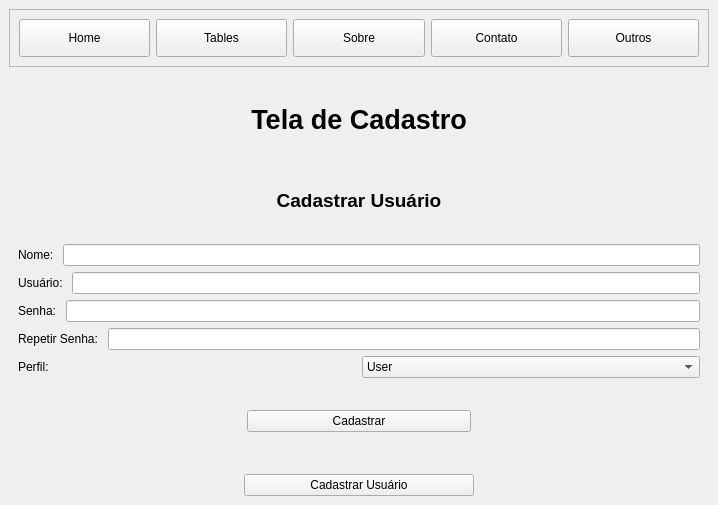
<?xml version="1.0" encoding="UTF-8"?>
<ui version="4.0">
 <class>MainWindow</class>
 <widget class="QMainWindow" name="MainWindow">
  <property name="geometry">
   <rect>
    <x>0</x>
    <y>0</y>
    <width>718</width>
    <height>505</height>
   </rect>
  </property>
  <property name="windowTitle">
   <string>MainWindow</string>
  </property>
  <widget class="QWidget" name="centralwidget">
   <layout class="QVBoxLayout" name="verticalLayout_2">
    <item>
     <widget class="QFrame" name="frame">
      <property name="frameShape">
       <enum>QFrame::StyledPanel</enum>
      </property>
      <property name="frameShadow">
       <enum>QFrame::Raised</enum>
      </property>
      <layout class="QHBoxLayout" name="horizontalLayout">
       <item>
        <widget class="QPushButton" name="btn_home">
         <property name="styleSheet">
          <string notr="true">height: 30px</string>
         </property>
         <property name="text">
          <string>Home</string>
         </property>
        </widget>
       </item>
       <item>
        <widget class="QPushButton" name="btn_tables">
         <property name="styleSheet">
          <string notr="true">height: 30px</string>
         </property>
         <property name="text">
          <string>Tables</string>
         </property>
        </widget>
       </item>
       <item>
        <widget class="QPushButton" name="btn_sobre">
         <property name="styleSheet">
          <string notr="true">height: 30px</string>
         </property>
         <property name="text">
          <string>Sobre</string>
         </property>
        </widget>
       </item>
       <item>
        <widget class="QPushButton" name="btn_contato">
         <property name="styleSheet">
          <string notr="true">height: 30px</string>
         </property>
         <property name="text">
          <string>Contato</string>
         </property>
        </widget>
       </item>
       <item>
        <widget class="QPushButton" name="btn_outros">
         <property name="styleSheet">
          <string notr="true">height: 30px</string>
         </property>
         <property name="text">
          <string>Outros</string>
         </property>
        </widget>
       </item>
      </layout>
     </widget>
    </item>
    <item>
     <widget class="QStackedWidget" name="pages">
      <property name="currentIndex">
       <number>2</number>
      </property>
      <widget class="QWidget" name="page_tables">
       <layout class="QVBoxLayout" name="verticalLayout_8">
        <item>
         <widget class="QTabWidget" name="tabWidget">
          <property name="currentIndex">
           <number>0</number>
          </property>
          <widget class="QWidget" name="tables">
           <attribute name="title">
            <string>TreeWidget</string>
           </attribute>
           <layout class="QVBoxLayout" name="verticalLayout_7">
            <item>
             <layout class="QHBoxLayout" name="horizontalLayout_3">
              <item>
               <widget class="QLineEdit" name="txt_file"/>
              </item>
              <item>
               <widget class="QPushButton" name="btn_open">
                <property name="styleSheet">
                 <string notr="true">width:100px;
</string>
                </property>
                <property name="text">
                 <string>Abrir</string>
                </property>
               </widget>
              </item>
             </layout>
            </item>
            <item>
             <layout class="QHBoxLayout" name="horizontalLayout_4">
              <item>
               <layout class="QVBoxLayout" name="verticalLayout_6">
                <item>
                 <layout class="QVBoxLayout" name="verticalLayout_5">
                  <item>
                   <widget class="QLabel" name="label_3">
                    <property name="text">
                     <string>Estoque</string>
                    </property>
                   </widget>
                  </item>
                  <item>
                   <widget class="QTreeWidget" name="tw_estoque">
                    <column>
                     <property name="text">
                      <string>Nfe</string>
                     </property>
                    </column>
                    <column>
                     <property name="text">
                      <string>Série</string>
                     </property>
                    </column>
                    <column>
                     <property name="text">
                      <string>UF</string>
                     </property>
                    </column>
                    <column>
                     <property name="text">
                      <string>Cod Item</string>
                     </property>
                    </column>
                    <column>
                     <property name="text">
                      <string>Quantidade</string>
                     </property>
                    </column>
                    <column>
                     <property name="text">
                      <string>Un</string>
                     </property>
                    </column>
                    <column>
                     <property name="text">
                      <string>UN</string>
                     </property>
                    </column>
                    <column>
                     <property name="text">
                      <string>Valor</string>
                     </property>
                    </column>
                    <column>
                     <property name="text">
                      <string>Valor Nfe</string>
                     </property>
                    </column>
                    <column>
                     <property name="text">
                      <string>Usuário</string>
                     </property>
                    </column>
                   </widget>
                  </item>
                 </layout>
                </item>
                <item>
                 <layout class="QVBoxLayout" name="verticalLayout_4">
                  <item>
                   <widget class="QLabel" name="label_2">
                    <property name="text">
                     <string>Saída</string>
                    </property>
                   </widget>
                  </item>
                  <item>
                   <widget class="QTreeWidget" name="tw_saida">
                    <property name="allColumnsShowFocus">
                     <bool>true</bool>
                    </property>
                    <property name="wordWrap">
                     <bool>false</bool>
                    </property>
                    <attribute name="headerVisible">
                     <bool>false</bool>
                    </attribute>
                    <attribute name="headerCascadingSectionResizes">
                     <bool>false</bool>
                    </attribute>
                    <attribute name="headerHighlightSections">
                     <bool>true</bool>
                    </attribute>
                    <attribute name="headerShowSortIndicator" stdset="0">
                     <bool>false</bool>
                    </attribute>
                    <attribute name="headerStretchLastSection">
                     <bool>false</bool>
                    </attribute>
                    <column>
                     <property name="text">
                      <string notr="true">1</string>
                     </property>
                    </column>
                    <column>
                     <property name="text">
                      <string notr="true">2</string>
                     </property>
                    </column>
                    <column>
                     <property name="text">
                      <string notr="true">3</string>
                     </property>
                    </column>
                    <column>
                     <property name="text">
                      <string notr="true">4</string>
                     </property>
                    </column>
                   </widget>
                  </item>
                 </layout>
                </item>
               </layout>
              </item>
              <item>
               <widget class="QFrame" name="frame_2">
                <property name="sizePolicy">
                 <sizepolicy hsizetype="Fixed" vsizetype="Preferred">
                  <horstretch>0</horstretch>
                  <verstretch>0</verstretch>
                 </sizepolicy>
                </property>
                <property name="styleSheet">
                 <string notr="true">width: 80px</string>
                </property>
                <property name="frameShape">
                 <enum>QFrame::StyledPanel</enum>
                </property>
                <property name="frameShadow">
                 <enum>QFrame::Raised</enum>
                </property>
                <layout class="QVBoxLayout" name="verticalLayout_3">
                 <item>
                  <widget class="QPushButton" name="btn_importar">
                   <property name="text">
                    <string>Importar</string>
                   </property>
                  </widget>
                 </item>
                 <item>
                  <widget class="QPushButton" name="btn_gerar">
                   <property name="text">
                    <string>Gerar Saída</string>
                   </property>
                  </widget>
                 </item>
                 <item>
                  <widget class="QPushButton" name="btn_extornar">
                   <property name="text">
                    <string>Extornar</string>
                   </property>
                  </widget>
                 </item>
                 <item>
                  <spacer name="verticalSpacer">
                   <property name="orientation">
                    <enum>Qt::Vertical</enum>
                   </property>
                   <property name="sizeHint" stdset="0">
                    <size>
                     <width>20</width>
                     <height>40</height>
                    </size>
                   </property>
                  </spacer>
                 </item>
                </layout>
               </widget>
              </item>
             </layout>
            </item>
           </layout>
          </widget>
          <widget class="QWidget" name="tab_2">
           <attribute name="title">
            <string>Tab 2</string>
           </attribute>
          </widget>
         </widget>
        </item>
       </layout>
      </widget>
      <widget class="QWidget" name="page_home">
       <layout class="QVBoxLayout" name="verticalLayout">
        <item>
         <widget class="QLabel" name="label">
          <property name="text">
           <string>&lt;html&gt;&lt;head/&gt;&lt;body&gt;&lt;p align=&quot;center&quot;&gt;&lt;span style=&quot; font-size:72pt; font-weight:600; color:#241f31;&quot;&gt;Innova&lt;/span&gt;&lt;/p&gt;&lt;p align=&quot;center&quot;&gt;&lt;span style=&quot; font-size:36pt; color:#241f31;&quot;&gt;Sistema de Gerenciamento&lt;/span&gt;&lt;/p&gt;&lt;/body&gt;&lt;/html&gt;</string>
          </property>
         </widget>
        </item>
       </layout>
      </widget>
      <widget class="QWidget" name="page_cadastro">
       <layout class="QVBoxLayout" name="verticalLayout_9">
        <item>
         <widget class="QLabel" name="label_14">
          <property name="font">
           <font>
            <pointsize>20</pointsize>
            <weight>75</weight>
            <bold>true</bold>
           </font>
          </property>
          <property name="text">
           <string>Tela de Cadastro</string>
          </property>
          <property name="alignment">
           <set>Qt::AlignCenter</set>
          </property>
         </widget>
        </item>
        <item>
         <widget class="QLabel" name="label_6">
          <property name="font">
           <font>
            <pointsize>14</pointsize>
            <weight>75</weight>
            <italic>false</italic>
            <bold>true</bold>
           </font>
          </property>
          <property name="text">
           <string>Cadastrar Usuário</string>
          </property>
          <property name="alignment">
           <set>Qt::AlignCenter</set>
          </property>
         </widget>
        </item>
        <item>
         <layout class="QHBoxLayout" name="horizontalLayout_5">
          <item>
           <widget class="QLabel" name="label_7">
            <property name="text">
             <string>Nome: </string>
            </property>
           </widget>
          </item>
          <item>
           <widget class="QLineEdit" name="txt_nome"/>
          </item>
         </layout>
        </item>
        <item>
         <layout class="QHBoxLayout" name="horizontalLayout_6">
          <item>
           <widget class="QLabel" name="label_8">
            <property name="text">
             <string>Usuário: </string>
            </property>
           </widget>
          </item>
          <item>
           <widget class="QLineEdit" name="txt_usuario"/>
          </item>
         </layout>
        </item>
        <item>
         <layout class="QHBoxLayout" name="horizontalLayout_7">
          <item>
           <widget class="QLabel" name="label_9">
            <property name="text">
             <string>Senha: </string>
            </property>
           </widget>
          </item>
          <item>
           <widget class="QLineEdit" name="txt_senha">
            <property name="echoMode">
             <enum>QLineEdit::Password</enum>
            </property>
           </widget>
          </item>
         </layout>
        </item>
        <item>
         <layout class="QHBoxLayout" name="horizontalLayout_8">
          <item>
           <widget class="QLabel" name="label_10">
            <property name="text">
             <string>Repetir Senha: </string>
            </property>
           </widget>
          </item>
          <item>
           <widget class="QLineEdit" name="txt_senha_2">
            <property name="echoMode">
             <enum>QLineEdit::Password</enum>
            </property>
           </widget>
          </item>
         </layout>
        </item>
        <item>
         <layout class="QHBoxLayout" name="horizontalLayout_9">
          <item>
           <widget class="QLabel" name="label_11">
            <property name="text">
             <string>Perfil: </string>
            </property>
           </widget>
          </item>
          <item>
           <widget class="QComboBox" name="cb_perfil">
            <item>
             <property name="text">
              <string>User</string>
             </property>
            </item>
            <item>
             <property name="text">
              <string>Admin</string>
             </property>
            </item>
           </widget>
          </item>
         </layout>
        </item>
        <item>
         <layout class="QHBoxLayout" name="horizontalLayout_10">
          <item>
           <widget class="QLabel" name="label_12">
            <property name="text">
             <string/>
            </property>
           </widget>
          </item>
          <item>
           <widget class="QPushButton" name="btn_cadastrar">
            <property name="text">
             <string>Cadastrar</string>
            </property>
           </widget>
          </item>
          <item>
           <widget class="QLabel" name="label_13">
            <property name="text">
             <string/>
            </property>
           </widget>
          </item>
         </layout>
        </item>
       </layout>
      </widget>
      <widget class="QWidget" name="page_contato">
       <property name="font">
        <font>
         <pointsize>20</pointsize>
        </font>
       </property>
       <widget class="QLabel" name="label_15">
        <property name="geometry">
         <rect>
          <x>210</x>
          <y>20</y>
          <width>271</width>
          <height>61</height>
         </rect>
        </property>
        <property name="font">
         <font>
          <pointsize>20</pointsize>
          <weight>75</weight>
          <bold>true</bold>
         </font>
        </property>
        <property name="text">
         <string>Tela de Contato</string>
        </property>
       </widget>
      </widget>
      <widget class="QWidget" name="page_sobre">
       <widget class="QLabel" name="label_16">
        <property name="geometry">
         <rect>
          <x>240</x>
          <y>40</y>
          <width>181</width>
          <height>51</height>
         </rect>
        </property>
        <property name="font">
         <font>
          <pointsize>20</pointsize>
          <weight>75</weight>
          <bold>true</bold>
         </font>
        </property>
        <property name="text">
         <string>Sobre: </string>
        </property>
       </widget>
      </widget>
     </widget>
    </item>
    <item>
     <layout class="QHBoxLayout" name="horizontalLayout_2">
      <item>
       <widget class="QLabel" name="label_4">
        <property name="text">
         <string/>
        </property>
       </widget>
      </item>
      <item>
       <widget class="QPushButton" name="btn_pg_cadastro">
        <property name="text">
         <string>Cadastrar Usuário</string>
        </property>
       </widget>
      </item>
      <item>
       <widget class="QLabel" name="label_5">
        <property name="text">
         <string/>
        </property>
       </widget>
      </item>
     </layout>
    </item>
   </layout>
  </widget>
 </widget>
 <resources/>
 <connections/>
</ui>
